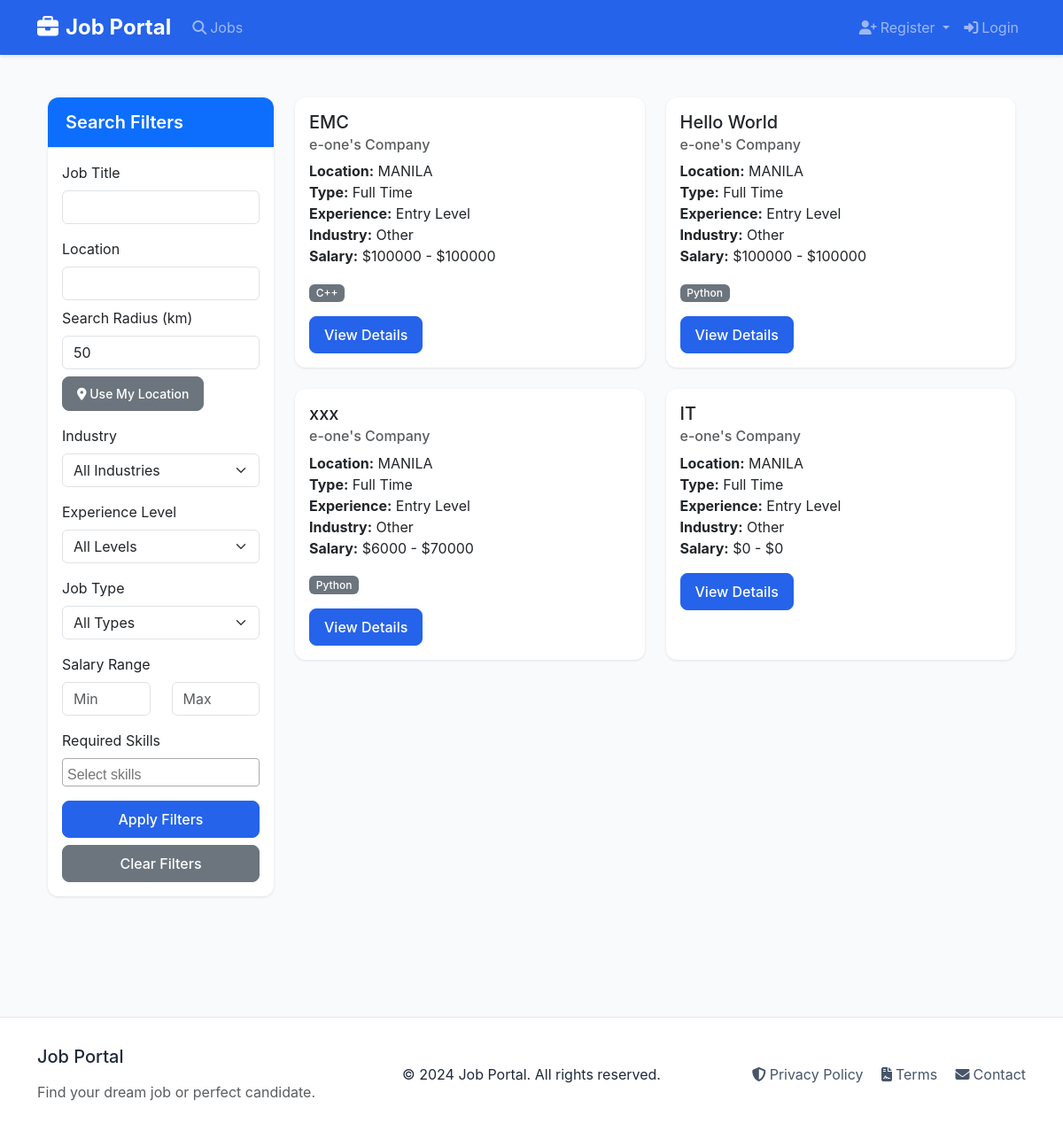
The page /jobs/jobs/ on the database its author committed.
### jobs/models.py (models this page shows, shortened)
class JobPosting(models.Model):
    JOB_TYPE_CHOICES = [
        ('full_time', 'Full Time'),
        ('part_time', 'Part Time'),
        ('contract', 'Contract'),
        ('internship', 'Internship'),
        ('remote', 'Remote'),
    ]
    EXPERIENCE_LEVEL_CHOICES = [
        ('entry', 'Entry Level'),
        ('junior', 'Junior'),
        ('mid', 'Mid Level'),
        ('senior', 'Senior'),
        ('lead', 'Lead'),
        ('manager', 'Manager'),
    ]
    INDUSTRY_CHOICES = [
        ('tech', 'Technology'),
        ('finance', 'Finance'),
        ('healthcare', 'Healthcare'),
        ('education', 'Education'),
        ('retail', 'Retail'),
        ('manufacturing', 'Manufacturing'),
        ('other', 'Other'),
    ]
    title = models.CharField(max_length=200)
    employer = models.ForeignKey(Employer, on_delete=models.CASCADE)
    category = models.ForeignKey(JobCategory, on_delete=models.SET_NULL, null=True)
    description = RichTextField(null=True, blank=True)
    requirements = RichTextField(null=True, blank=True)
    responsibilities = RichTextField(null=True, blank=True)
    qualifications = RichTextField(null=True, blank=True)
    job_type = models.CharField(max_length=20, choices=JOB_TYPE_CHOICES, default='full_time')
    experience_level = models.CharField(max_length=20, choices=EXPERIENCE_LEVEL_CHOICES, default='entry')
    industry = models.CharField(max_length=50, choices=INDUSTRY_CHOICES, default='other')
    location = models.CharField(max_length=100, null=True, blank=True)
    latitude = models.DecimalField(max_digits=9, decimal_places=6, null=True, blank=True)
    longitude = models.DecimalField(max_digits=9, decimal_places=6, null=True, blank=True)
    is_remote = models.BooleanField(default=False)
    salary_min = models.DecimalField(max_digits=10, decimal_places=2, validators=[MinValueValidator(0)], default=0)
    salary_max = models.DecimalField(max_digits=10, decimal_places=2, validators=[MinValueValidator(0)], default=0)
    is_salary_negotiable = models.BooleanField(default=False)
    required_skills = models.ManyToManyField(Skill, related_name='required_jobs')
    preferred_skills = models.ManyToManyField(Skill, related_name='preferred_jobs', blank=True)
    benefits = models.ManyToManyField(Benefit, blank=True)
    is_active = models.BooleanField(default=True)
    is_featured = models.BooleanField(default=False)
    created_at = models.DateTimeField(auto_now_add=True)
    updated_at = models.DateTimeField(auto_now=True)
    deadline = models.DateTimeField()
    views_count = models.PositiveIntegerField(default=0)
    applications_count = models.PositiveIntegerField(default=0)
    class Meta:
        ordering = ['-created_at']
        indexes = [
            models.Index(fields=['created_at']),
            models.Index(fields=['deadline']),
            models.Index(fields=['is_active']),
            models.Index(fields=['job_type']),
            models.Index(fields=['location']),
            models.Index(fields=['industry']),
            models.Index(fields=['experience_level']),
        ]

class Employer(models.Model):
    user = models.OneToOneField(User, on_delete=models.CASCADE)
    company_name = models.CharField(max_length=100)
    company_description = models.TextField()
    industry = models.CharField(max_length=100)
    company_size = models.CharField(max_length=50)
    location = models.CharField(max_length=100)
    website = models.URLField(blank=True)
    logo = models.ImageField(upload_to='company_logos/', blank=True)
    created_at = models.DateTimeField(auto_now_add=True)
    updated_at = models.DateTimeField(auto_now=True)

class Skill(models.Model):
    name = models.CharField(max_length=100, unique=True)

### jobs/views.py (the view, shortened to what this page needs)
# urls.py: path('jobs/', views.JobListView.as_view(), name='job_list'),
class JobListView(ListView):
    model = JobPosting
    template_name = 'jobs/job_list.html'
    context_object_name = 'jobs'
    paginate_by = 10
    def get_queryset(self):
        queryset = JobPosting.objects.filter(is_active=True)
        title = self.request.GET.get('title')
        location = self.request.GET.get('location')
        job_type = self.request.GET.get('job_type')
        salary_min = self.request.GET.get('salary_min')
        salary_max = self.request.GET.get('salary_max')
        industry = self.request.GET.get('industry')
        experience_level = self.request.GET.get('experience_level')
        skills = self.request.GET.getlist('skills')
        radius = self.request.GET.get('radius')
        user_lat = self.request.GET.get('latitude')
        user_lon = self.request.GET.get('longitude')
        if title:
            queryset = queryset.filter(title__icontains=title)
        if location:
            queryset = queryset.filter(location__icontains=location)
        if job_type:
            queryset = queryset.filter(job_type=job_type)
        if salary_min:
            queryset = queryset.filter(salary_min__gte=salary_min)
        if salary_max:
            queryset = queryset.filter(salary_max__lte=salary_max)
        if industry:
            queryset = queryset.filter(industry=industry)
        if experience_level:
            queryset = queryset.filter(experience_level=experience_level)
        if skills:
            queryset = queryset.filter(required_skills__name__in=skills).distinct()
        return queryset.select_related('employer').prefetch_related('required_skills', 'benefits').order_by('-created_at')
    def get_context_data(self, **kwargs):
        context = super().get_context_data(**kwargs)
        context['job_types'] = JobPosting.JOB_TYPE_CHOICES
        context['experience_levels'] = JobPosting.EXPERIENCE_LEVEL_CHOICES
        context['industries'] = JobPosting.INDUSTRY_CHOICES
        context['skills'] = Skill.objects.all()
        context['current_filters'] = {
            'title': self.request.GET.get('title', ''),
            'location': self.request.GET.get('location', ''),
            'job_type': self.request.GET.get('job_type', ''),
            'salary_min': self.request.GET.get('salary_min', ''),
            'salary_max': self.request.GET.get('salary_max', ''),
            'industry': self.request.GET.get('industry', ''),
            'experience_level': self.request.GET.get('experience_level', ''),
            'skills': self.request.GET.getlist('skills', []),
            'radius': self.request.GET.get('radius', ''),
        }
        return context

### jobs/templates/jobs/job_list.html (shortened to what this page needs)
{% extends 'base.html' %}
{% load static %}
{% block content %}
<div class="container py-4">
    <div class="row">
        <div class="col-md-3">
            <div class="card mb-4">
                <div class="card-header bg-primary text-white">
                    <h5 class="mb-0">Search Filters</h5>
                </div>
                <div class="card-body">
                    <form method="get" id="job-search-form">
                        <div class="mb-3">
                            <label for="title" class="form-label">Job Title</label>
                            <input type="text" class="form-control" id="title" name="title" value="{{ current_filters.title }}">
                        </div>
                        <div class="mb-3">
                            <label for="location" class="form-label">Location</label>
                            <input type="text" class="form-control" id="location" name="location" value="{{ current_filters.location }}">
                            <div class="mt-2">
                                <label for="radius" class="form-label">Search Radius (km)</label>
                                <input type="number" class="form-control" id="radius" name="radius" value="{{ current_filters.radius|default:50 }}" min="1" max="500">
                                <button type="button" class="btn btn-sm btn-secondary mt-2" id="use-my-location">
                                    <i class="fas fa-location-dot"></i> Use My Location
                                </button>
                            </div>
                        </div>
                        <div class="mb-3">
                            <label for="industry" class="form-label">Industry</label>
                            <select class="form-select" id="industry" name="industry">
                                <option value="">All Industries</option>
                            </select>
                        </div>
                        <div class="mb-3">
                            <label for="experience_level" class="form-label">Experience Level</label>
                            <select class="form-select" id="experience_level" name="experience_level">
                                <option value="">All Levels</option>
                            </select>
                        </div>
                        <div class="mb-3">
                            <label for="job_type" class="form-label">Job Type</label>
                            <select class="form-select" id="job_type" name="job_type">
                                <option value="">All Types</option>
                            </select>
                        </div>
                        <div class="mb-3">
                            <label class="form-label">Salary Range</label>
                            <div class="row">
                                <div class="col">
                                    <input type="number" class="form-control" name="salary_min" placeholder="Min" value="{{ current_filters.salary_min }}">
                                </div>
                                <div class="col">
                                    <input type="number" class="form-control" name="salary_max" placeholder="Max" value="{{ current_filters.salary_max }}">
                                </div>
                            </div>
                        </div>
                        <div class="mb-3">
                            <label class="form-label">Required Skills</label>
                        </div>
                        <button type="submit" class="btn btn-primary w-100">Apply Filters</button>
                        <a href="{% url 'jobs:job_list' %}" class="btn btn-secondary w-100 mt-2">Clear Filters</a>
                    </form>
                </div>
            </div>
        </div>
        <div class="col-md-9">
            {% if jobs %}
                <div class="row">
                    {% for job in jobs %}
                        <div class="col-md-6 mb-4">
                            <div class="card h-100">
                                <div class="card-body">
                                    <h5 class="card-title">{{ job.title }}</h5>
                                    <h6 class="card-subtitle mb-2 text-muted">{{ job.employer.company_name }}</h6>
                                    <p class="card-text">
                                        <strong>Location:</strong> {{ job.location }}<br>
                                        <strong>Type:</strong> {{ job.get_job_type_display }}<br>
                                        <strong>Experience:</strong> {{ job.get_experience_level_display }}<br>
                                        <strong>Industry:</strong> {{ job.get_industry_display }}<br>
                                        <strong>Salary:</strong> ${{ job.salary_min|floatformat:0 }} - ${{ job.salary_max|floatformat:0 }}
                                    </p>
                                    <div class="mt-2">
                                        {% for skill in job.required_skills.all %}
                                            <span class="badge bg-secondary me-1">{{ skill.name }}</span>
                                        {% endfor %}
                                    </div>
                                    <div class="mt-3">
                                        <a href="{% url 'jobs:job_detail' job.pk %}" class="btn btn-primary">View Details</a>
                                    </div>
                                </div>
                            </div>
                        </div>
                    {% endfor %}
                </div>
            {% else %}
                <div class="alert alert-info">
                    No jobs found matching your criteria. Try adjusting your filters.
                </div>
            {% endif %}
        </div>
    </div>
</div>
{% endblock %}

### rows shown on the page
JobPosting: title "EMC", employer.company_name "e-one's Company", location "MANILA", job_type "Full Time", experience_level "Entry Level", industry "Other", salary_min "100000", salary_max "100000"
Skill: name "C++"
JobPosting: title "Hello World", employer.company_name "e-one's Company", location "MANILA", job_type "Full Time", experience_level "Entry Level", industry "Other", salary_min "100000", salary_max "100000"
Skill: name "Python"
JobPosting: title "xxx", employer.company_name "e-one's Company", location "MANILA", job_type "Full Time", experience_level "Entry Level", industry "Other", salary_min "6000", salary_max "70000"
JobPosting: title "IT", employer.company_name "e-one's Company", location "MANILA", job_type "Full Time", experience_level "Entry Level", industry "Other", salary_min "0", salary_max "0"
